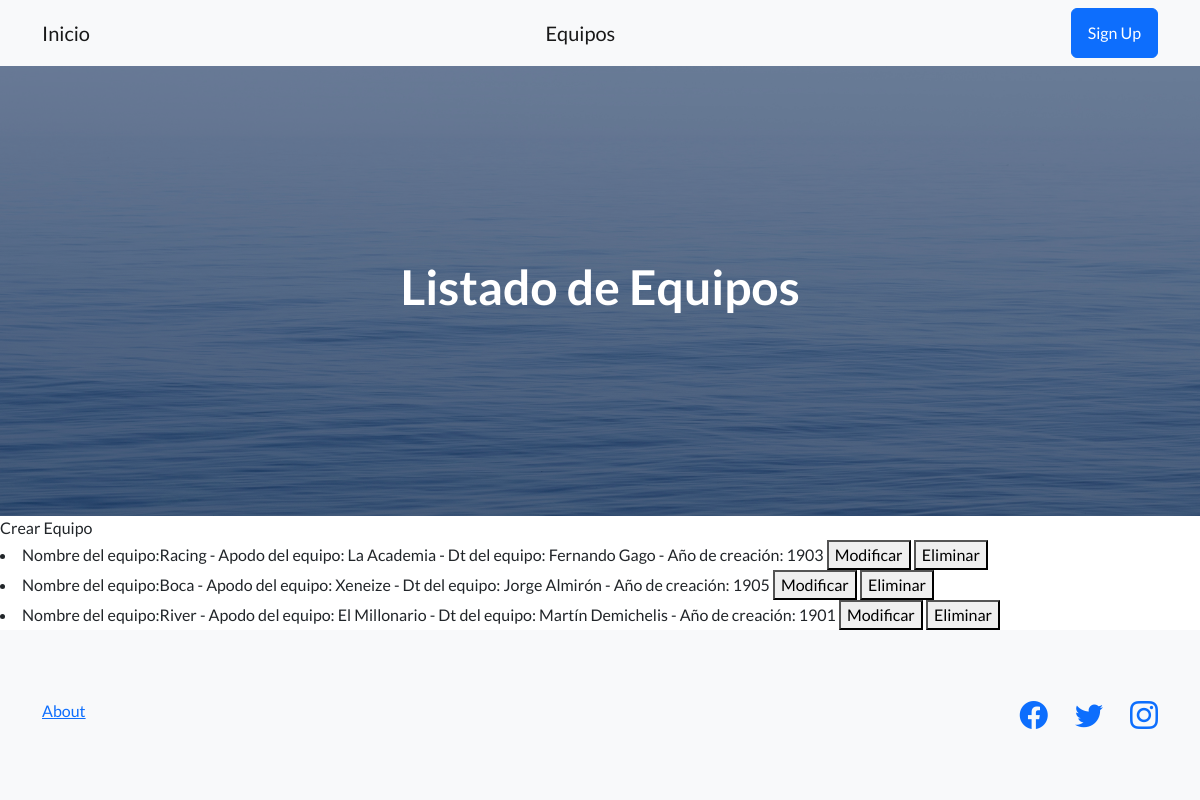
The page /equipos/lista-equipos/ on the database its author committed.
### Aplicacion/models.py (models this page shows)
class Equipo(models.Model):
    nombre = models.CharField (max_length = 30)
    apodo = models.CharField (max_length = 30)
    dt = models.CharField (max_length = 30)
    anio_de_creacion = models.IntegerField ()
    def __str__(self):
        return f'Nombre del equipo:{self.nombre} - Apodo del equipo: {self.apodo} - Dt del equipo: {self.dt} - Año de creación: {self.anio_de_creacion}'

### Aplicacion/views.py (the view)
# urls.py: path('equipos/lista-equipos/', views.ListaEquipos.as_view(), name = 'Lista Equipos'),
class ListaEquipos(ListView):
    model = Equipo
    template_name = 'CBV/lista_equipos.html'

### Aplicacion/templates/CBV/lista_equipos.html (shortened to what this page needs)
{% extends 'base.html' %}
{% block h1_header %}
<h1>Listado de Equipos</h1>
{% endblock h1_header %}
{% block contenido %}
<a class="navbar-brand" href={% url 'Aplicacion:Crear Equipo' %}>Crear Equipo</a>
 {% if object_list %}
 {% for equipo in object_list %}
    <li>
        <a class="navbar-brand" href={% url 'Aplicacion:Mostrar Equipos' equipo.id%}>{{equipo}}</a>
    <button>
        <a class="navbar-brand" href={% url 'Aplicacion:Modificar Equipos' equipo.id%}>Modificar</a>
    </button>
    <button>
    <a class="navbar-brand" href={% url 'Aplicacion:Eliminar Equipos' equipo.id%}>Eliminar</a>
    </button>
    </li>
    {% endfor %}
{% else %}
    <h2>No hay datos</h2>
{% endif %}
{% endblock contenido %}

### rows shown on the page
Equipo: nombre+apodo+dt "Nombre del equipo:Racing - Apodo del equipo: La Academia - Dt del equipo: Fernando Gago - Año de creación: 1903"
Equipo: nombre+apodo+dt "Nombre del equipo:Boca - Apodo del equipo: Xeneize - Dt del equipo: Jorge Almirón - Año de creación: 1905"
Equipo: nombre+apodo+dt "Nombre del equipo:River - Apodo del equipo: El Millonario - Dt del equipo: Martín Demichelis - Año de creación: 1901"
